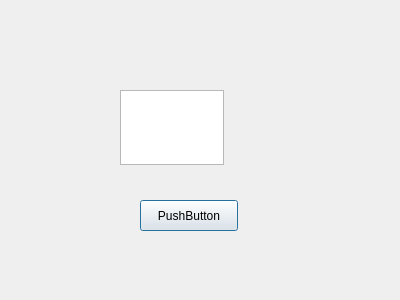
<?xml version="1.0" encoding="UTF-8"?>
<ui version="4.0">
 <class>MyDialog</class>
 <widget class="QDialog" name="MyDialog">
  <property name="geometry">
   <rect>
    <x>0</x>
    <y>0</y>
    <width>400</width>
    <height>300</height>
   </rect>
  </property>
  <property name="windowTitle">
   <string>Dialog</string>
  </property>
  <widget class="QPlainTextEdit" name="plainTextEdit">
   <property name="geometry">
    <rect>
     <x>120</x>
     <y>90</y>
     <width>104</width>
     <height>75</height>
    </rect>
   </property>
  </widget>
  <widget class="QPushButton" name="pushButton">
   <property name="geometry">
    <rect>
     <x>140</x>
     <y>200</y>
     <width>98</width>
     <height>31</height>
    </rect>
   </property>
   <property name="text">
    <string>PushButton</string>
   </property>
  </widget>
 </widget>
 <resources/>
 <connections/>
</ui>
